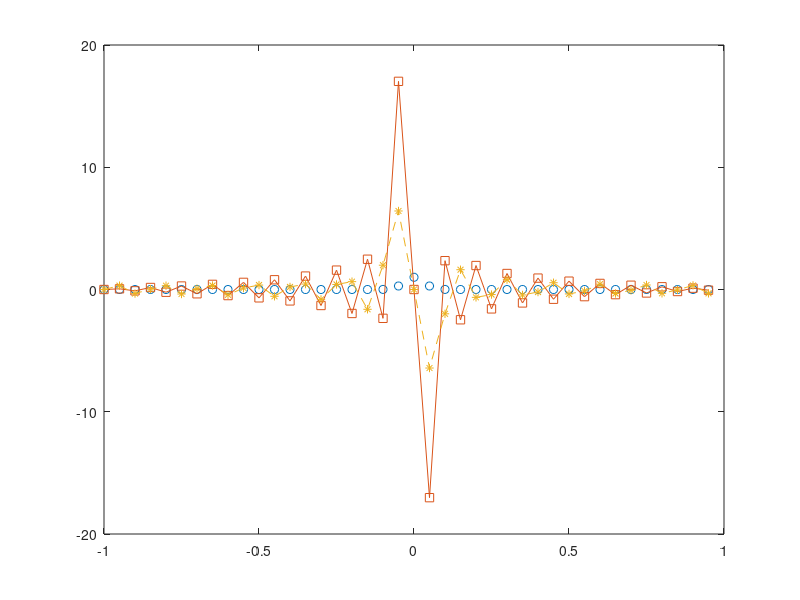

Write MATLAB code to recreate this figure. (Note: this script raises an error after producing the figure.)
% SBP spectral method

clear

N = 40; % must be even
FinalTime = 5;

Np1D = N;

x = linspace(-1,1,N+1); x = x(1:end-1)';
% x = linspace(0,1,N+1); x = x(1:end-1)';

dx = (max(x)-min(x))/N;
h = 2*pi/N; % original h on [-pi,pi]

column = [0 .5*(-1).^(1:N-1).*cot((1:N-1)*h/2)];
D = toeplitz(column,column([1 N:-1:2]))*pi;
W = dx*eye(Np1D);

Q = W*D;
KS = D'*W*D;

FFT = zeros(N);
iFFT = zeros(N);
ei = zeros(N,1);
for i = 1:N
    ei(i) = 1;
    FFT(:,i) = fft(ei);
    iFFT(:,i) = ifft(ei);
    ei(i) = 0;
end

sfilter = ones(N,1);
kN = [0:N-1]/N;
Nc = .33;
alpha = 1;
p = 4;
sfilter(kN > Nc) = 0; %exp(-alpha*((kN(kN>Nc)-Nc)./(1-Nc)).^p);
F = real(iFFT*diag(sfilter)*FFT);

f = abs(x)<.5;
% f = tanh(10*sin(pi*(x-.5))); 
% f = exp(sin(pi*x));
f = exp(-500*x.^2);

plot(x,f,'o');
hold on
plot(x,D*f,'s-');
plot(x,F*D*f,'*--');
% plot(x,D*f,'o--');


%% make 2D

[x y] = meshgrid(x);
Np = Np1D^2;

%% Euler 2D

gamma = 1.4;

rhoe = @(rho,rhou,rhov,E) E - .5*(rhou.^2+rhov.^2)./rho;
pcons = @(rho,rhou,rhov,E) (gamma-1)*rhoe(rho,rhou,rhov,E);
sfun = @(rho,rhou,rhov,E) log((gamma-1)*rhoe(rho,rhou,rhov,E)./(rho.^gamma));
V1 = @(rho,rhou,rhov,E) (-E + rhoe(rho,rhou,rhov,E).*(gamma + 1 - sfun(rho,rhou,rhov,E)))./(rhoe(rho,rhou,rhov,E));
V2 = @(rho,rhou,rhov,E) rhou./(rhoe(rho,rhou,rhov,E));
V3 = @(rho,rhou,rhov,E) rhov./(rhoe(rho,rhou,rhov,E));
V4 = @(rho,rhou,rhov,E) (-rho)./(rhoe(rho,rhou,rhov,E));

sV = @(V1,V2,V3,V4) gamma - V1 + (V2.^2+V3.^2)./(2*V4);
rhoeV  = @(V1,V2,V3,V4) ((gamma-1)./((-V4).^gamma)).^(1/(gamma-1)).*exp(-sV(V1,V2,V3,V4)/(gamma-1));
U1 = @(V1,V2,V3,V4) rhoeV(V1,V2,V3,V4).*(-V4);
U2 = @(V1,V2,V3,V4) rhoeV(V1,V2,V3,V4).*(V2);
U3 = @(V1,V2,V3,V4) rhoeV(V1,V2,V3,V4).*(V3);
U4 = @(V1,V2,V3,V4) rhoeV(V1,V2,V3,V4).*(1-(V2.^2+V3.^2)./(2*V4));

avg = @(x,y) .5*(x+y);
pfun = @(rho,u,v,E) (gamma-1)*(E-.5*rho.*(u.^2+v.^2));
beta = @(rho,u,v,E) rho./(2*pfun(rho,u,v,E));
pavg     = @(rhoL,uL,vL,EL,rhoR,uR,vR,ER)     avg(rhoL,rhoR)./(2*avg(beta(rhoL,uL,vL,EL),beta(rhoR,uR,vR,ER)));
plogmean = @(rhoL,uL,vL,EL,rhoR,uR,vR,ER) logmean(rhoL,rhoR)./(2*logmean(beta(rhoL,uL,vL,EL),beta(rhoR,uR,vR,ER)));
vnormavg = @(uL,vL,uR,vR) 2*(avg(uL,uR).^2 + avg(vL,vR).^2) - (avg(uL.^2,uR.^2) + avg(vL.^2,vR.^2));

fxS1 = @(rhoL,uL,vL,EL,rhoR,uR,vR,ER) logmean(rhoL,rhoR).*avg(uL,uR);
fxS2 = @(rhoL,uL,vL,EL,rhoR,uR,vR,ER) logmean(rhoL,rhoR).*avg(uL,uR).^2 + pavg(rhoL,uL,vL,EL,rhoR,uR,vR,ER);
fxS3 = @(rhoL,uL,vL,EL,rhoR,uR,vR,ER) logmean(rhoL,rhoR).*avg(uL,uR).*avg(vL,vR);
fxS4 = @(rhoL,uL,vL,EL,rhoR,uR,vR,ER) (plogmean(rhoL,uL,vL,EL,rhoR,uR,vR,ER)/(gamma-1) + pavg(rhoL,uL,vL,EL,rhoR,uR,vR,ER) + .5*logmean(rhoL,rhoR).*vnormavg(uL,vL,uR,vR)).*avg(uL,uR);

fyS1 = @(rhoL,uL,vL,EL,rhoR,uR,vR,ER) logmean(rhoL,rhoR).*avg(vL,vR);
fyS2 = @(rhoL,uL,vL,EL,rhoR,uR,vR,ER) logmean(rhoL,rhoR).*avg(uL,uR).*avg(vL,vR);
fyS3 = @(rhoL,uL,vL,EL,rhoR,uR,vR,ER) logmean(rhoL,rhoR).*avg(vL,vR).^2 + pavg(rhoL,uL,vL,EL,rhoR,uR,vR,ER);
fyS4 = @(rhoL,uL,vL,EL,rhoR,uR,vR,ER) (plogmean(rhoL,uL,vL,EL,rhoR,uR,vR,ER)/(gamma-1) + pavg(rhoL,uL,vL,EL,rhoR,uR,vR,ER) + .5*logmean(rhoL,rhoR).*vnormavg(uL,vL,uR,vR)).*avg(vL,vR);

%%

rk4a = [            0.0 ...
    -567301805773.0/1357537059087.0 ...
    -2404267990393.0/2016746695238.0 ...
    -3550918686646.0/2091501179385.0  ...
    -1275806237668.0/842570457699.0];
rk4b = [ 1432997174477.0/9575080441755.0 ...
    5161836677717.0/13612068292357.0 ...
    1720146321549.0/2090206949498.0  ...
    3134564353537.0/4481467310338.0  ...
    2277821191437.0/14882151754819.0];
rk4c = [             0.0  ...
    1432997174477.0/9575080441755.0 ...
    2526269341429.0/6820363962896.0 ...
    2006345519317.0/3224310063776.0 ...
    2802321613138.0/2924317926251.0];

%%

% Munz IC
p = ones(size(x));
width = .1;
sig = 1000;
ff = 1-(1./(1+exp(-sig*(y-width))) + 1./(1+exp(sig*(y+width))));
dv = .1*sin(2*pi*x).*ff;
du = .5*ff;
v = zeros(size(x)) + dv;
u = -.5*ones(size(x)) + du;

rho = ones(size(x));
rhou = rho.*u;
rhov = rho.*v;
E    = p/(gamma-1) + .5*rho.*(u.^2+v.^2);

% % pulse
% a = 150;
% r2 = (x-.5).^2 + (y-.5).^2;
% rho = 1+exp(-a*r2);
% rhou = 0*rho;
% rhov = 0*rho;
% E = rho.^(gamma);

% KH instab
a = .1; sig = .1; %5*sqrt(2)*1e-3;
ff = 1./(1+exp(-(y-.25)./(sig.^2)))-1./(1+exp(-(y-.75)./(sig.^2)));
rho = ff + 1;
% sig = 5*sqrt(2)*1e-3;
v = a*sin(4*pi*x).*(exp(-(y-.25).^2/((sig/2).^2))+exp(-(y-.75).^2/((sig/2).^2)));
u = ff - .5;
p = 2.5*ones(size(x));

rhou = rho.*u;
rhov = rho.*v;
E    = p/(gamma-1) + .5*rho.*(u.^2+v.^2);

% surf(x,y,v); xlabel('x'); return

%%

dt = .5*dx;
Nsteps = ceil(FinalTime/dt);
dt = FinalTime/Nsteps;

interval = inf;
Usnap = zeros(4*Np,ceil(Nsteps/interval)+1);
Usnap(:,1) = [rho(:);rhou(:);rhov(:);E(:)];

res1 = zeros(size(u));
res2 = zeros(size(u));
res3 = zeros(size(u));
res4 = zeros(size(u));

rhs1 = zeros(size(u));
rhs2 = zeros(size(u));
rhs3 = zeros(size(u));
rhs4 = zeros(size(u));

sk = 2;
for i = 1:Nsteps
    for INTRK = 1:5
        
        u = rhou./rho;
        v = rhov./rho;
        b = beta(rho,u,v,E);
        
        % x coordinate
        for ii = 1:Np1D
            [rhox rhoy] = meshgrid(rho(ii,:));
            [ux uy] = meshgrid(u(ii,:));
            [vx vy] = meshgrid(v(ii,:));
            [betax betay] = meshgrid(b(ii,:));
            
            rholog = logmean(rhox,rhoy);
            rhoavg = avg(rhox,rhoy);
            uavg = avg(ux,uy);
            vavg = avg(vx,vy);
            vnavg = 2*(uavg.^2 + vavg.^2) - (avg(ux.^2,uy.^2) + avg(vx.^2,vy.^2));
            pa = rhoavg./(2*avg(betax,betay));
            
            FxS1 = rholog.*uavg;      
            FxS2 = FxS1.*uavg + pa;   
            FxS3 = FxS1.*vavg;              
            f4aux = rholog./(2*(gamma-1)*logmean(betax,betay)) + pa + .5*rholog.*vnavg;
            FxS4 = f4aux.*uavg;                        

            rhs1(ii,:) = dx*sum(Q.*FxS1,2);
            rhs2(ii,:) = dx*sum(Q.*FxS2,2);
            rhs3(ii,:) = dx*sum(Q.*FxS3,2);
            rhs4(ii,:) = dx*sum(Q.*FxS4,2);
        end
        
        % y coordinate
        for ii = 1:Np1D
            [rhox rhoy] = meshgrid(rho(:,ii));
            [ux uy] = meshgrid(u(:,ii));
            [vx vy] = meshgrid(v(:,ii));
            [betax betay] = meshgrid(b(:,ii));
            
            rholog = logmean(rhox,rhoy);
            rhoavg = avg(rhox,rhoy);
            uavg = avg(ux,uy);
            vavg = avg(vx,vy);
            vnavg = 2*(uavg.^2 + vavg.^2) - (avg(ux.^2,uy.^2) + avg(vx.^2,vy.^2));
            pa = rhoavg./(2*avg(betax,betay));
            
            FyS1 = rholog.*vavg;
            FyS2 = FyS1.*uavg;
            FyS3 = FyS1.*vavg + pa;
            f4aux = rholog./(2*(gamma-1)*logmean(betax,betay)) + pa + .5*rholog.*vnavg;
            FyS4 = f4aux.*vavg;
                        
            rhs1(:,ii) = rhs1(:,ii) + dx*sum(Q.*FyS1,2);
            rhs2(:,ii) = rhs2(:,ii) + dx*sum(Q.*FyS2,2);
            rhs3(:,ii) = rhs3(:,ii) + dx*sum(Q.*FyS3,2);
            rhs4(:,ii) = rhs4(:,ii) + dx*sum(Q.*FyS4,2);
        end
        
        tau = 1e-4;
        rhs1 = -(rhs1 + tau*dx*(KS*rho + rho*KS))/dx^2;
        rhs2 = -(rhs2 + tau*dx*(KS*rhou + rhou*KS))/dx^2;
        rhs3 = -(rhs3 + tau*dx*(KS*rhov + rhov*KS))/dx^2;
        rhs4 = -(rhs4 + tau*dx*(KS*E + E*KS))/dx^2;
        
        res1 = rk4a(INTRK)*res1 + dt*rhs1;
        res2 = rk4a(INTRK)*res2 + dt*rhs2;
        res3 = rk4a(INTRK)*res3 + dt*rhs3;
        res4 = rk4a(INTRK)*res4 + dt*rhs4;
        
        rho  = rho  + rk4b(INTRK)*res1;
        rhou = rhou + rk4b(INTRK)*res2;
        rhov = rhov + rk4b(INTRK)*res3;
        E    = E    + rk4b(INTRK)*res4;        
    end
    
    if mod(i,interval)==0 || i==Nsteps
        Usnap(:,sk) = [rho(:);rhou(:);rhov(:);E(:)];
        sk = sk + 1;
    end
    
    if (mod(i,10)==0 || i==Nsteps)
        surf(x,y,rho)
        view(2)
        colorbar
        xlabel('x')
        ylabel('y')
%         axis([-1,1,-1,1,-1,1])
        shading interp
        title(sprintf('step = %d / %d, time = %g\n',i,Nsteps,dt*i))
        drawnow
    end
end

